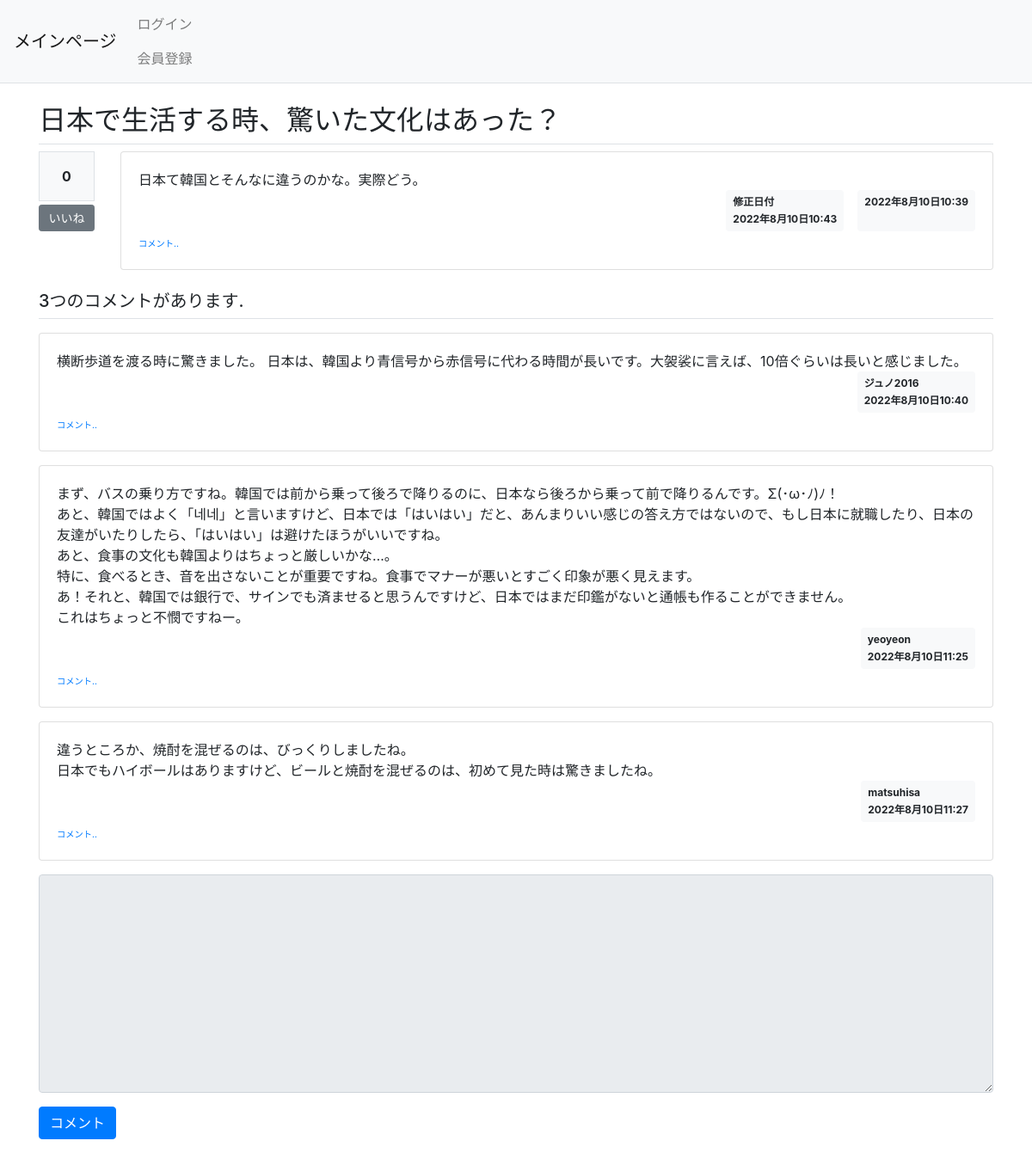
Screenshot of /pybo/370/ with the database file from the repository.
### pybo/models.py (models this page shows, shortened)
class Question(models.Model):
    author = models.ForeignKey(User, on_delete=models.CASCADE, related_name='author_question')
    subject = models.CharField(max_length=200)
    content = models.TextField()
    modify_date = models.DateTimeField(null=True, blank=True)
    create_date = models.DateTimeField()
    voter = models.ManyToManyField(User, related_name='voter_question')
    tag = models.CharField(max_length=20, null=True, blank=True)

class Answer(models.Model):
    author = models.ForeignKey(User, on_delete=models.CASCADE, related_name='author_answer')
    question = models.ForeignKey(Question, on_delete=models.CASCADE)
    content = models.TextField()
    modify_date = models.DateTimeField(null=True, blank=True)
    create_date = models.DateTimeField()
    voter = models.ManyToManyField(User, related_name='voter_answer')

### pybo/views/base_views.py (the view)
# urls.py: path('<int:question_id>/', base_views.detail, name='detail'),
def detail(request, question_id):
    question = get_object_or_404(Question, pk=question_id)
    context = {'question': question}
    return render(request, 'pybo/question_detail.html', context)

### templates/pybo/question_detail.html (shortened to what this page needs)
{% extends 'base.html' %}
{% load pybo_filter %}
{% block content %}
<div class="container my-3">
    {% if question.tag  %}
    <h2 class="border-bottom py-2">{{ question.subject }}</h2>
    {% else %}
    <h2 class="border-bottom py-2">{{ question.subject }}</h2>
    {% endif %}
    <div class="row">
        <div class="col-1">
            <div class="bg-light text-center p-3 border font-weight-bolder mb-1">{{question.voter.count}}</div>
            <a href="#" data-uri="{% url 'pybo:vote_question' question.id %}"
                class="recommend btn btn-sm btn-secondary btn-block my-1">いいね</a>
        </div>
        <div class="col-11">
    <div class="card">
        <div class="card-body">
            <div class="card-text" style="white-space: pre-line;">{{ question.content }}</div>
            <div class="d-flex justify-content-end">
                {% if question.modify_date %}
                <div class="badge badge-light p-2 text-left mx-3">
                    <div class="mb-2">修正日付</div>
                    <div>{{ question.modify_date }}</div>
                </div>
                {% endif %}
                <div class="badge badge-light p-2">
                    {{ question.create_date }}
                </div>
            </div>
            <div>
                <a href="{% url 'pybo:comment_create_question' question.id %}"
                   class="small"><small>コメント..</small></a>
            </div>
                </div>
            </div>
        </div>
    </div>
    <h5 class="border-bottom my-3 py-2">{{ question.answer_set.count }}つのコメントがあります.</h5>
    {% for answer in question.answer_set.all %}
    <div class="card my-3">
        <div class="card-body">
            <div class="card-text" style="white-space: pre-line;">{{ answer.content }}</div>
            <div class="d-flex justify-content-end">
                <div class="badge badge-light p-2 text-left">
                    <div class="mb-2">{{ answer.author.username }}</div>
                    <div>{{ answer.create_date }}</div>
                </div>
            </div>
            <div>
                <a href="{% url 'pybo:comment_create_answer' answer.id %}"
                   class="small"><small>コメント..</small></a>
            </div>
        </div>
    </div>
    {% endfor %}
    <form action="{% url 'pybo:answer_create' question.id %}" method="post" class="my-3">
        <div class="form-group">
            <textarea {% if not user.is_authenticated %}disabled{% endif %}
                        name="content" id="content" class="form-control"
          rows="10"></textarea>
        </div>
        <input type="submit" value="コメント" class="btn btn-primary">
    </form>
</div>
{% endblock %}

### rows the page displays
Question: subject "日本で生活する時、驚いた文化はあった？", voter.count "0", content "日本て韓国とそんなに違うのかな。実際どう。", modify_date "2022年8月10日10:43", create_date "2022年8月10日10:39", answer_set.count "3"
Answer: content "横断歩道を渡る時に驚きました。 日本は、韓国より青信号から赤信号に代わる時間が長いです。大袈裟に言えば、10倍ぐらいは長いと感じました。", author.username "ジュノ2016", create_date "2022年8月10日10:40"
Answer: content "まず、バスの乗り方ですね。韓国では前から乗って後ろで降りるのに、日本なら後ろから乗って前で降りるんです。Σ(･ω･ﾉ)ﾉ！ あと、韓国ではよく「네네」と言いますけど、日本では「はいはい」だと、あんまりいい感じの答え方ではないので、もし日本に就職したり、日本の友達がいたりしたら、「はいはい」は避けたほうがいいですね。 あと、食事の文化も韓国よりはちょっと厳しいかな…。 特に、食べるとき、音を出さないことが重要ですね。食事でマナーが悪いとすごく印象が悪く見えます。 あ！それと、韓国では銀行で、サインでも済ませると思うんですけど、日本ではまだ印鑑がないと通帳も作ることができません。 これはちょっと不憫ですねー。", author.username "yeoyeon", create_date "2022年8月10日11:25"
Answer: content "違うところか、焼酎を混ぜるのは、びっくりしましたね。 日本でもハイボールはありますけど、ビールと焼酎を混ぜるのは、初めて見た時は驚きましたね。", author.username "matsuhisa", create_date "2022年8月10日11:27"
